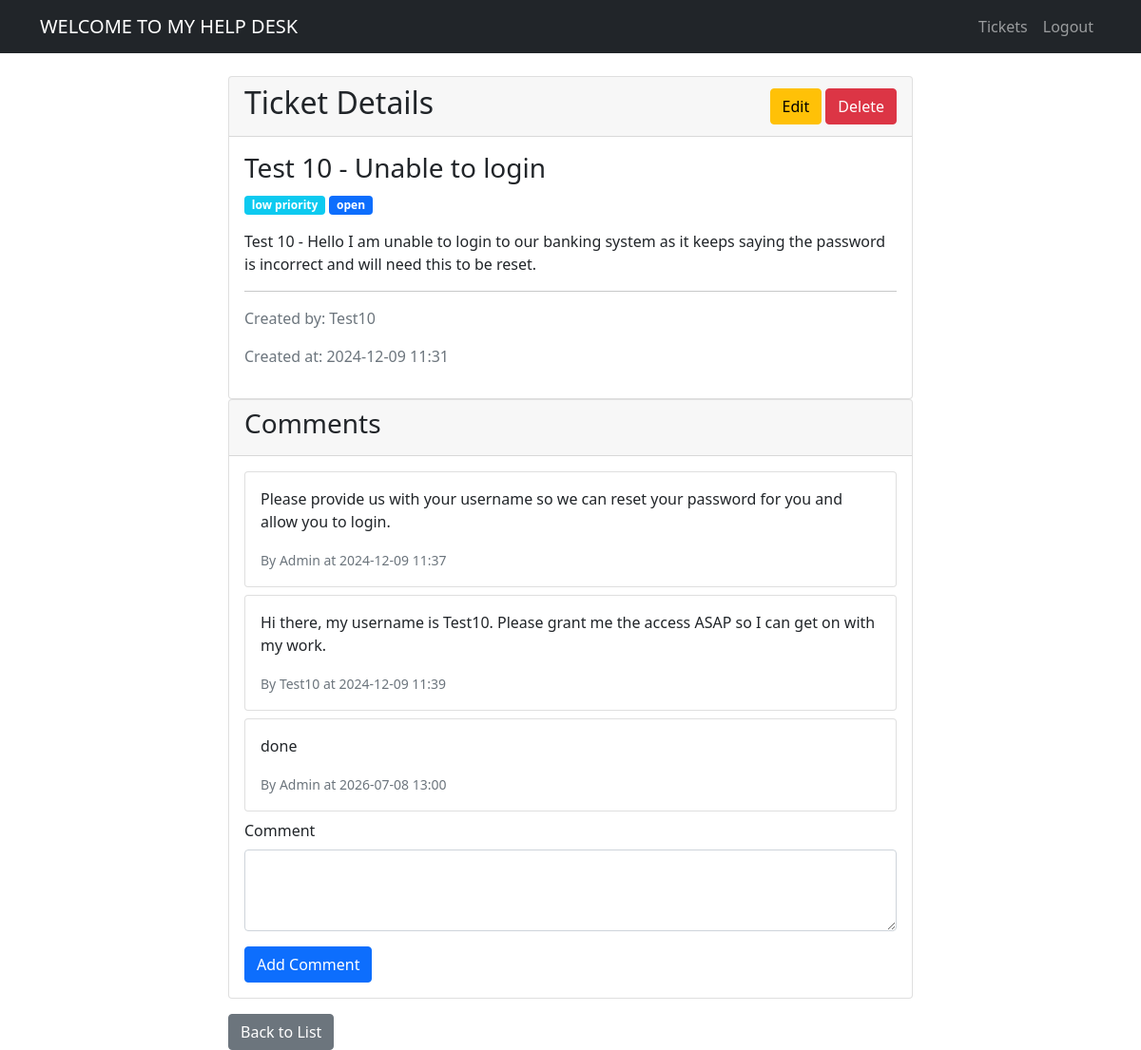
The app's page /tickets/10 (signed in) with its own data.
### app/models.py (models this page shows, shortened)
class Ticket(db.Model):
    id = db.Column(db.Integer, primary_key=True)
    title = db.Column(db.String(100), nullable=False)
    description = db.Column(db.Text, nullable=False)
    status = db.Column(db.String(20), default='open')
    priority = db.Column(db.String(20), default='medium')
    created_at = db.Column(db.DateTime, default=datetime.now)
    updated_at = db.Column(db.DateTime, default=datetime.now, onupdate=datetime.now)
    author_id = db.Column(db.Integer, db.ForeignKey('user.id'), nullable=False)
    assigned_to = db.Column(db.Integer, db.ForeignKey('user.id'))
    comments = db.relationship('Comment', backref='ticket', lazy='dynamic', cascade='all, delete-orphan')

class User(UserMixin, db.Model):
    id = db.Column(db.Integer, primary_key=True)
    username = db.Column(db.String(64), unique=True, nullable=False)
    email = db.Column(db.String(120), unique=True, nullable=False)
    password_hash = db.Column(db.String(128))
    is_admin = db.Column(db.Boolean, default=False)
    created_at = db.Column(db.DateTime, default=datetime.now)
    tickets_created = db.relationship('Ticket', backref='author', lazy='dynamic', foreign_keys='Ticket.author_id')
    tickets_assigned = db.relationship('Ticket', backref='assigned_user', lazy='dynamic', foreign_keys='Ticket.assigned_to')
    comments = db.relationship('Comment', backref='author', lazy='dynamic')

class Comment(db.Model):
    id = db.Column(db.Integer, primary_key=True)
    content = db.Column(db.Text, nullable=False)
    created_at = db.Column(db.DateTime, default=datetime.now)
    author_id = db.Column(db.Integer, db.ForeignKey('user.id'), nullable=False)
    ticket_id = db.Column(db.Integer, db.ForeignKey('ticket.id'), nullable=False)

### app/routes/tickets.py (the view)
@bp.route('/tickets/<int:id>')
@login_required
def view_ticket(id):
    ticket = Ticket.query.get_or_404(id)
    form = CommentForm()
    return render_template('tickets/view.html', ticket=ticket, form=form)

### app/forms.py
class CommentForm(FlaskForm):
    content = TextAreaField('Comment', validators=[DataRequired()])
    submit = SubmitField('Add Comment')

### app/__init__.py (called while the page is built)
def create_app(config_class=Config):
    app = Flask(__name__)
    app.config.from_object(config_class)
    db.init_app(app)
    login_manager.init_app(app)
    from app.routes.main import bp as main_bp
    from app.routes.auth import bp as auth_bp
    from app.routes.tickets import bp as tickets_bp
    app.register_blueprint(main_bp)
    app.register_blueprint(auth_bp)
    app.register_blueprint(tickets_bp)
    @login_manager.user_loader
    def load_user(id):
        from app.models import User
        return User.query.get(int(id))
    return app

### app/templates/tickets/view.html (shortened to what this page needs)
{% extends "base.html" %} {% block title %}View Ticket{% endblock %} {% block
content %}
<div class="container">
  <div class="row">
    <div class="col-md-8 offset-md-2">
      <div class="card">
        <div
          class="card-header d-flex justify-content-between align-items-center"
        >
          <h2>Ticket Details</h2>
          <div>
             {% if
            current_user.is_admin %}
            <a
              href="{{ url_for('tickets.update_ticket', id=ticket.id) }}"
              class="btn btn-warning"
              >Edit</a
            >
            <a
              href="{{ url_for('tickets.delete_ticket', id=ticket.id) }}"
              class="btn btn-danger"
              onclick="return confirm('Are you sure you want to delete this ticket?');"
              >Delete</a
            >
            {% endif %}
          </div>
        </div>
        <div class="card-body">
          <h3 class="card-title">{{ ticket.title }}</h3>
          <div class="mb-3">
            <span
              class="badge bg-{{ 'danger' if ticket.priority == 'high' else 'warning' if ticket.priority == 'medium' else 'info' }}"
            >
              {{ ticket.priority }} priority
            </span>
            <span
              class="badge bg-{{ 'success' if ticket.status == 'closed' else 'primary' }}"
            >
              {{ ticket.status }}
            </span>
          </div>
          <p class="card-text">{{ ticket.description }}</p>
          <hr />
          <div class="text-muted">
            <p>Created by: {{ ticket.author.username }}</p>
            <p>
              Created at: {{ ticket.created_at.strftime('%Y-%m-%d %H:%M') }}
            </p>
          </div>
        </div>
      </div>
      <div class="card">
        <div class="card-header">
          <h3>Comments</h3>
        </div>
        <div class="card-body">
           {% if ticket.comments.all() %} {% for
          comment in ticket.comments %}
          <div class="card mb-2">
            <div class="card-body">
              <p>{{ comment.content }}</p>
              <small class="text-muted">
                By {{ comment.author.username }} at {{
                comment.created_at.strftime('%Y-%m-%d %H:%M') }}
              </small>
            </div>
          </div>
          {% endfor %} {% else %} {# This shows a message if no comments exist
          on that ticket yet #}
          <p class="text-muted">No comments yet.</p>
          {% endif %}
          <form
            method="POST"
            action="{{ url_for('tickets.add_comment', ticket_id=ticket.id) }}"
          >
            <div class="mb-3">
              {{ form.content.label(class="form-label") }} {{
              form.content(class="form-control", rows="3") }}
            </div>
            {{ form.submit(class="btn btn-primary") }}
          </form>
        </div>
      </div>
      <div class="mt-3">
        <a
          href="{{ url_for('tickets.list_tickets') }}"
          class="btn btn-secondary"
          >Back to List</a
        >
      </div>
    </div>
  </div>
</div>
{% endblock %}

### records on screen
Ticket: title "Test 10 - Unable to login", priority "low", status "open", description "Test 10 - Hello I am unable to login to our banking system as it keeps saying the password is incorrect and will need this to be reset.", created_at "2024-12-09 11:31"
User: author.username "Test10"
Comment: content "Please provide us with your username so we can reset your password for you and allow you to login.", author.username "Admin", created_at "2024-12-09 11:37"
Comment: content "Hi there, my username is Test10. Please grant me the access ASAP so I can get on with my work.", author.username "Test10", created_at "2024-12-09 11:39"
Comment: content "done", author.username "Admin", created_at "2026-07-08 13:00"
